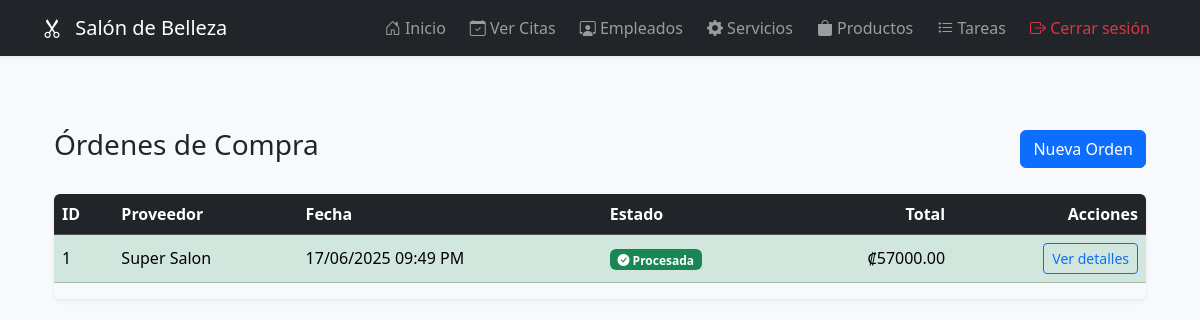
/ordenes (signed in), run on the app's committed database.
### models.py (models this page shows)
class OrdenCompra(db.Model):
    __tablename__ = 'ordenes_compra'
    id = db.Column(db.Integer, primary_key=True)
    proveedor_id = db.Column(db.Integer, db.ForeignKey('proveedores.id'), nullable=False)
    fecha_creacion = db.Column(db.DateTime, default=datetime.utcnow, nullable=False)
    estado = db.Column(db.String(50), default='pendiente')
    total = db.Column(db.Float, default=0.0)
    proveedor = db.relationship('Proveedor', backref='ordenes', lazy=True)
    detalles = db.relationship('DetalleOrdenCompra', backref='orden', lazy=True, cascade='all, delete-orphan')

class Proveedor(db.Model):
    __tablename__ = 'proveedores'  # <-- esto es clave
    id = db.Column(db.Integer, primary_key=True)
    nombre = db.Column(db.String(100), nullable=False)
    contacto = db.Column(db.String(100))
    telefono = db.Column(db.String(20))
    email = db.Column(db.String(100))
    direccion = db.Column(db.String(200))

### main.py (the view)
@app.route('/ordenes')
def listar_ordenes():
    ordenes = OrdenCompra.query.order_by(OrdenCompra.fecha_creacion.desc()).all()
    return render_template('/admin/ordenes.html', ordenes=ordenes)

### templates/admin/ordenes.html
{% extends 'admin/layout.html' %}
{% block content %}
<div class="container my-5">
  <div class="d-flex justify-content-between align-items-center mb-4">
    <h1 class="h3">Órdenes de Compra</h1>
    <a href="{{ url_for('nueva_orden') }}" class="btn btn-primary">Nueva Orden</a>
  </div>
  <div class="table-responsive shadow-sm rounded">
    <table class="table align-middle">
      <thead class="table-dark">
        <tr>
          <th>ID</th>
          <th>Proveedor</th>
          <th>Fecha</th>
          <th>Estado</th>
          <th class="text-end">Total</th>
          <th class="text-end">Acciones</th>
        </tr>
      </thead>
      <tbody>
        {% for orden in ordenes %}
          <tr
            {% if orden.estado == 'pendiente' %}
              class="table-warning"
            {% elif orden.estado == 'procesada' %}
              class="table-success"
            {% elif orden.estado == 'cancelada' %}
              class="table-danger"
            {% endif %}
          >
            <td>{{ orden.id }}</td>
            <td>{{ orden.proveedor.nombre }}</td>
            <td>{{ orden.fecha_creacion.strftime('%d/%m/%Y %I:%M %p') }}</td>
            <td>
              {% if orden.estado == 'pendiente' %}
                <span class="badge bg-warning text-dark"><i class="bi bi-hourglass-split"></i> Pendiente</span>
              {% elif orden.estado == 'procesada' %}
                <span class="badge bg-success"><i class="bi bi-check-circle-fill"></i> Procesada</span>
              {% elif orden.estado == 'cancelada' %}
                <span class="badge bg-danger"><i class="bi bi-x-circle-fill"></i> Cancelada</span>
              {% else %}
                <span class="badge bg-secondary">{{ orden.estado|capitalize }}</span>
              {% endif %}
            </td>
            <td class="text-end">₡{{ "%.2f"|format(orden.total) }}</td>
            <td class="text-end">
              <a href="{{ url_for('detalle_orden', id=orden.id) }}" class="btn btn-sm btn-outline-primary">
                Ver detalles
              </a>
            </td>
          </tr>
        {% else %}
          <tr>
            <td colspan="6" class="text-center">No hay órdenes registradas.</td>
          </tr>
        {% endfor %}
      </tbody>
    </table>
  </div>
</div>
<link rel="stylesheet" href="https://cdn.jsdelivr.net/npm/bootstrap-icons@1.10.5/font/bootstrap-icons.css">
{% endblock %}

### templates/admin/layout.html (style rules this page uses)
body { background-color: #f8f9fa; }

### data on the page
OrdenCompra: id "1", proveedor.nombre "Super Salon", fecha_creacion "17/06/2025 09:49 PM", estado "procesada" (drawn), total "57000.00"
